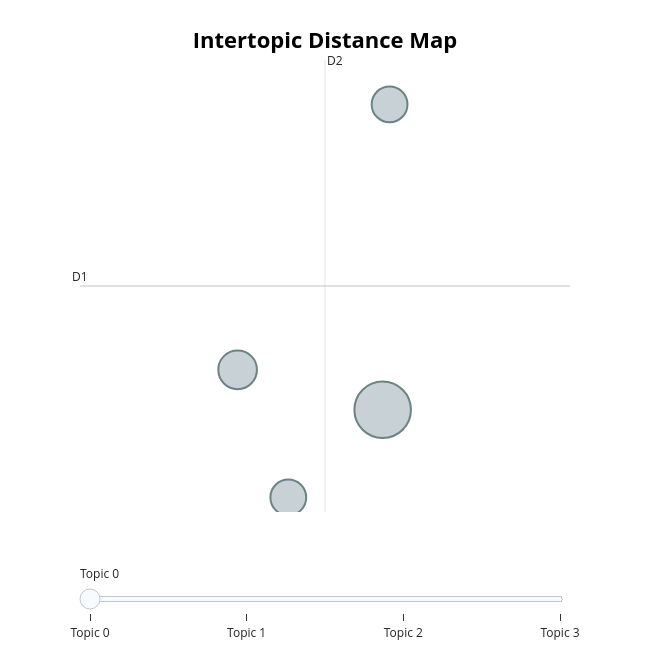

Here is the notebook cell this chart was saved with:
### Code cell
topic_model.visualize_topics()

### Figure 1 — Plotly figure (JSON) as saved in the notebook; plotly's stock layout.template omitted (floating-point values rounded to 4 significant figures)
{"data": [{"customdata": [[0, "the | of | in | to | and", 30], [1, "the | of | memory | to | conscious", 14], [2, "the | and | in | of | theta", 12], [3, "the | of | that | and | in", 12]], "hovertemplate": "<b>Topic %{customdata[0]}</b><br>%{customdata[1]}<br>Size: %{customdata[2]}", "legendgroup": "", "marker": {"color": "#B0BEC5", "line": {"color": "DarkSlateGrey", "width": 2}, "size": [30, 14, 12, 12], "sizemode": "area", "sizeref": 0.01875, "symbol": "circle"}, "mode": "markers", "name": "", "orientation": "v", "showlegend": false, "type": "scatter", "x": [8.622, 7.576, 7.942, 8.672], "xaxis": "x", "y": [-0.06319, 0.2124, -0.6672, 2.041], "yaxis": "y"}], "layout": {"annotations": [{"showarrow": false, "text": "D1", "x": 6.44, "y": 0.79, "yshift": 10}, {"showarrow": false, "text": "D2", "x": 8.206, "xshift": 10, "y": 2.347}], "height": 650, "hoverlabel": {"bgcolor": "white", "font": {"family": "Rockwell", "size": 16}}, "legend": {"itemsizing": "constant", "tracegroupgap": 0}, "margin": {"t": 60}, "shapes": [{"line": {"color": "#CFD8DC", "width": 2}, "type": "line", "x0": 8.206, "x1": 8.206, "y0": -0.7673, "y1": 2.347}, {"line": {"color": "#9E9E9E", "width": 2}, "type": "line", "x0": 6.44, "x1": 9.973, "y0": 0.79, "y1": 0.79}], "sliders": [{"active": 0, "pad": {"t": 50}, "steps": [{"args": [{"marker.color": [["red", "#B0BEC5", "#B0BEC5", "#B0BEC5"]]}], "label": "Topic 0", "method": "update"}, {"args": [{"marker.color": [["#B0BEC5", "red", "#B0BEC5", "#B0BEC5"]]}], "label": "Topic 1", "method": "update"}, {"args": [{"marker.color": [["#B0BEC5", "#B0BEC5", "red", "#B0BEC5"]]}], "label": "Topic 2", "method": "update"}, {"args": [{"marker.color": [["#B0BEC5", "#B0BEC5", "#B0BEC5", "red"]]}], "label": "Topic 3", "method": "update"}]}], "title": {"font": {"color": "Black", "size": 22}, "text": "<b>Intertopic Distance Map</b>", "x": 0.5, "xanchor": "center", "y": 0.95, "yanchor": "top"}, "width": 650, "xaxis": {"anchor": "y", "domain": [0, 1], "range": [6.44, 9.973], "title": {"text": ""}, "visible": false}, "yaxis": {"anchor": "x", "domain": [0, 1], "range": [-0.7673, 2.347], "title": {"text": ""}, "visible": false}}}
